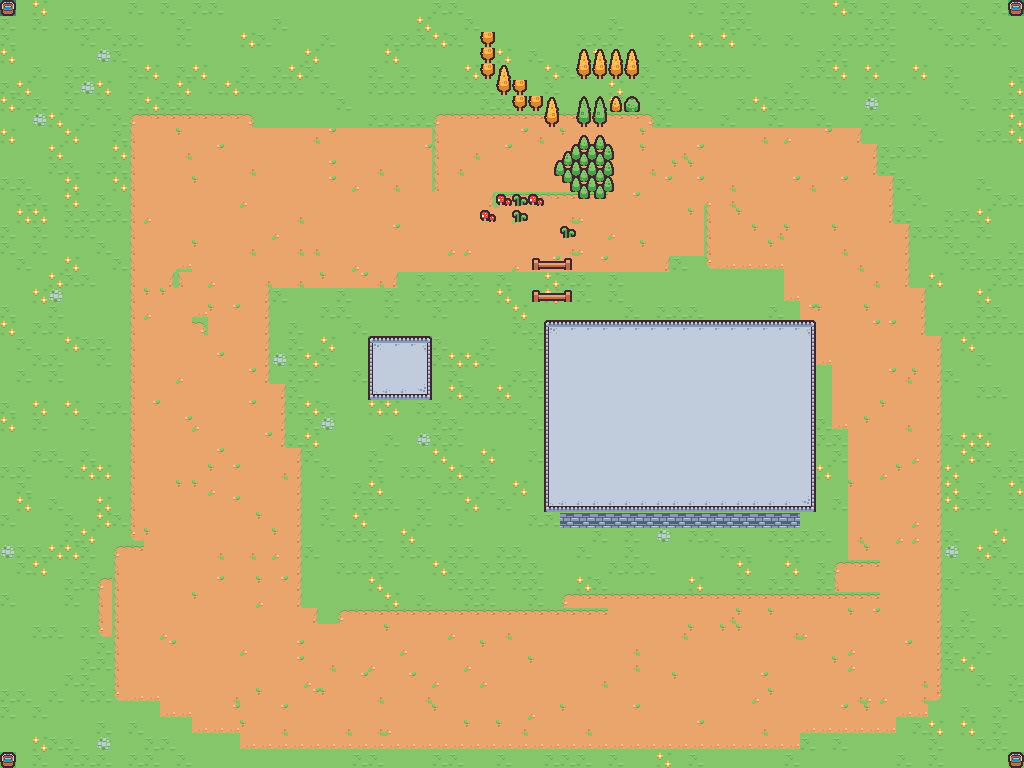

This is a level from a 2D game, rendered from its Tiled map with the project's own tilesets. A one-line summary and the map file follow, with tile-layer data summarised:
An orthogonal 64x48 tile map with 16x16 px tiles, 2 tile layers (main, chengqiang_test), 1 image layer and 1 object (birthPlace).

<map version="1.10" tiledversion="1.11.0" orientation="orthogonal" renderorder="right-down" width="64" height="48" tilewidth="16" tileheight="16" infinite="0" nextlayerid="6" nextobjectid="6">
 <editorsettings>
  <export target="act_game_02_cpy.tmx" format="tmx" />
 </editorsettings>
 <tileset firstgid="1" source="my_asset_01.tsx" />
 <imagelayer id="3" name="pic_test" offsetx="-711.371" offsety="-434.947">
  <image source="origbig.png" width="2304" height="1296" />
 </imagelayer>
 <layer id="1" name="main" width="64" height="48">
  <data>[3072 cells, 3072 non-empty, 27 distinct tile ids]</data>
 </layer>
 <layer id="2" name="chengqiang_test" class="llll" width="64" height="48">
  <properties>
   <property name="abc" value="asd" />
  </properties>
  <data>[3072 cells, 272 non-empty, 28 distinct tile ids]</data>
 </layer>
 <objectgroup id="5" name="main_obj" offsetx="137.333" offsety="-258.667">
  <object id="5" name="birthPlace" x="399.667" y="367">
   <point />
  </object>
 </objectgroup>
</map>
